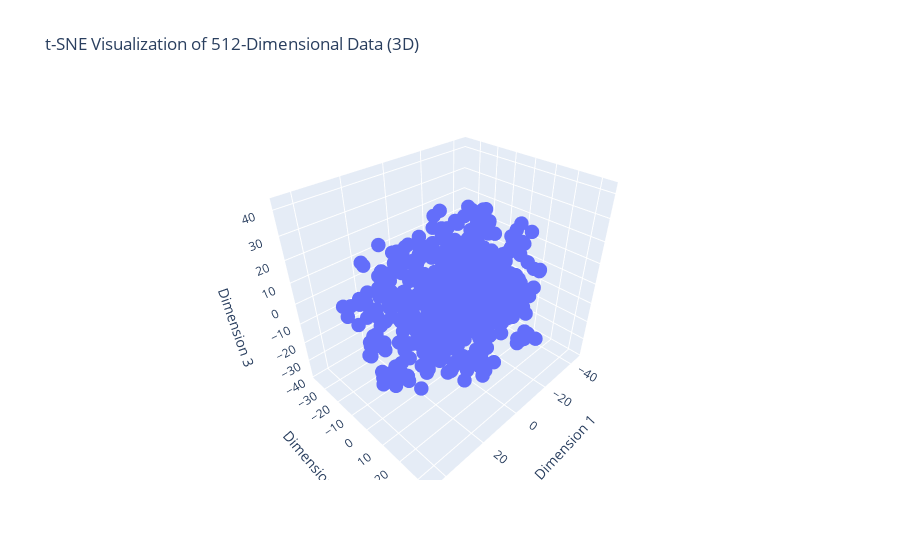

The notebook cell saved with this chart:
### Code cell
# Create an interactive 3D scatter plot using Plotly
fig = go.Figure(data=[go.Scatter3d(
    x=embedded_data[:, 0],
    y=embedded_data[:, 1],
    z=embedded_data[:, 2],
    mode='markers',
    marker=dict(size=5)
)])

fig.update_layout(title='t-SNE Visualization of 512-Dimensional Data (3D)',
                  scene=dict(
                      xaxis_title='Dimension 1',
                      yaxis_title='Dimension 2',
                      zaxis_title='Dimension 3'
                  )
)

fig.show()

### Figure 1 — Plotly figure (JSON) as saved in the notebook; plotly's stock layout.template omitted (floating-point values rounded to 4 significant figures; data arrays with more than 128 entries replaced by an {"elided": "..."} marker saying what was removed)
{"data": [{"marker": {"size": 5}, "mode": "markers", "type": "scatter3d", "x": {"elided": "500 float values"}, "y": {"elided": "500 float values"}, "z": {"elided": "500 float values"}}], "layout": {"scene": {"xaxis": {"title": {"text": "Dimension 1"}}, "yaxis": {"title": {"text": "Dimension 2"}}, "zaxis": {"title": {"text": "Dimension 3"}}}, "title": {"text": "t-SNE Visualization of 512-Dimensional Data (3D)"}}}
